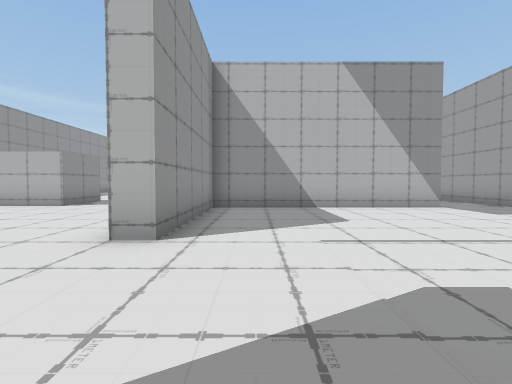
View 1 (above)

22 first-person views from a walk through a Unity game level. The camera is 1.4 m above the floor, tilts 2° down and sees 85° across. The floor is counted in squares, 2 m on a side. Each view is taken from the middle of a square. On the plan, view 1 faces up. The plan holds only what a view shows up to about 9 squares ahead; the rest is blank.

View 2
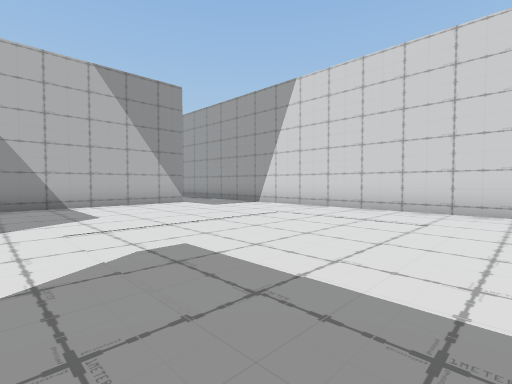

View 3
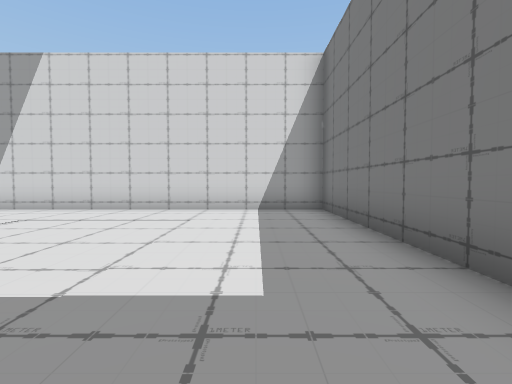

View 4
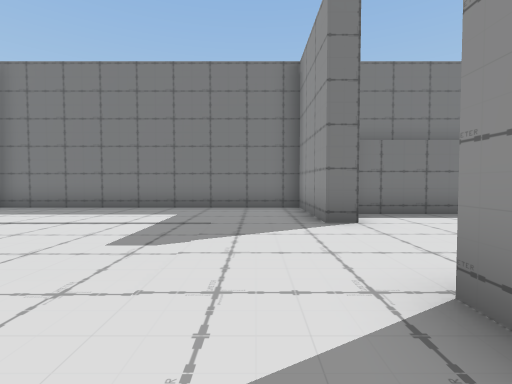

View 5
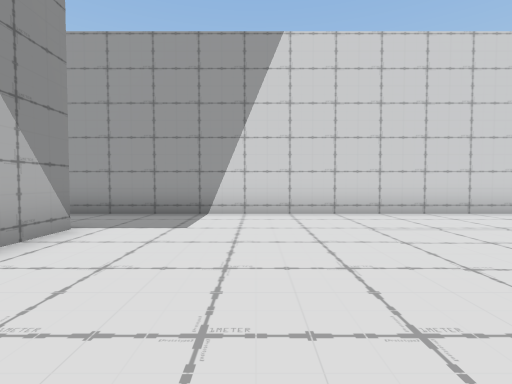

View 6
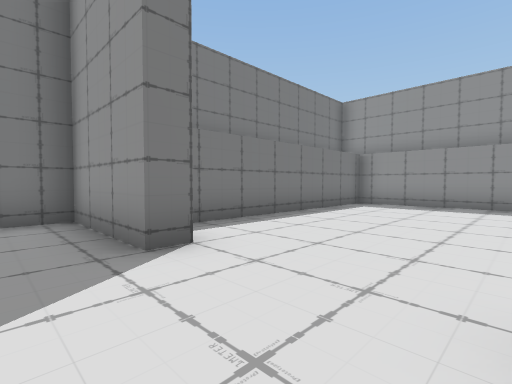

View 7
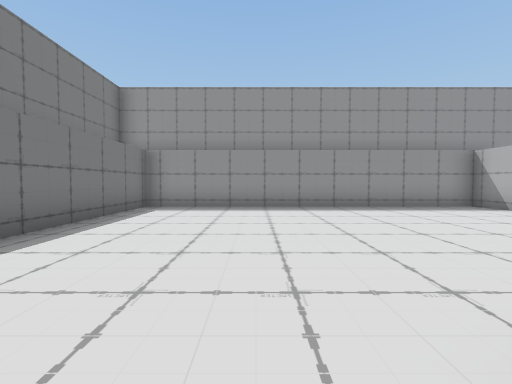

View 8
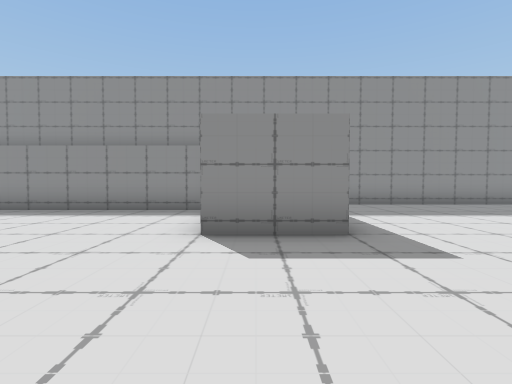

View 9
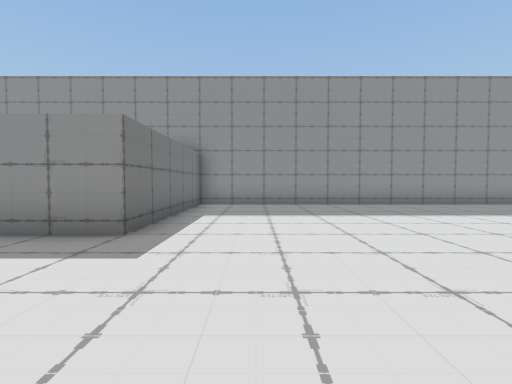

View 10
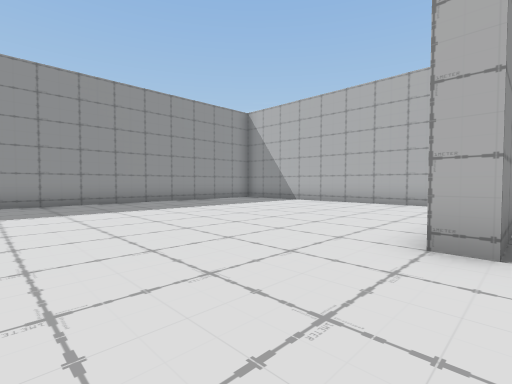

View 11
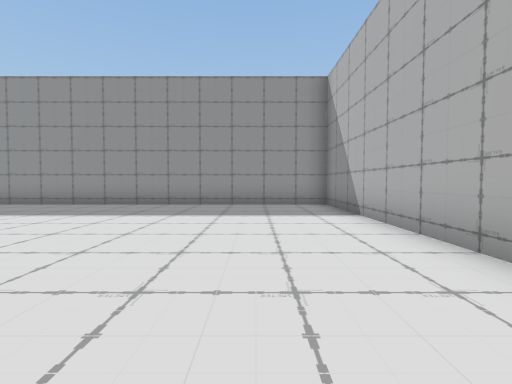

View 12
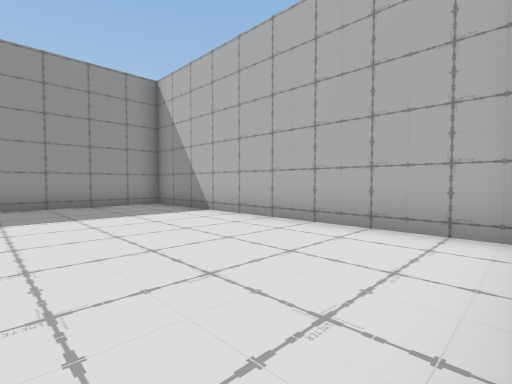

View 13
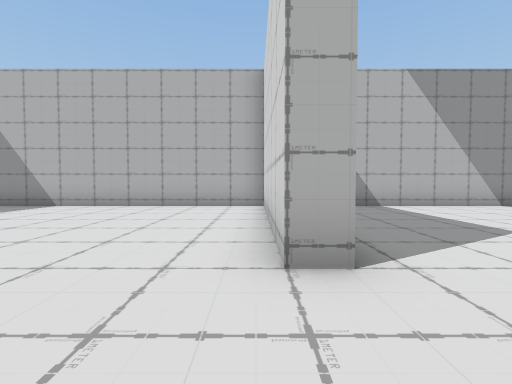

View 14
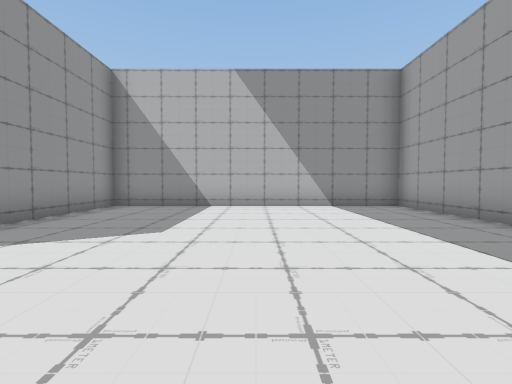

View 15
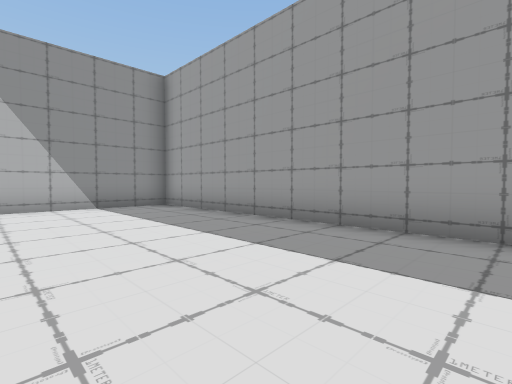

View 16
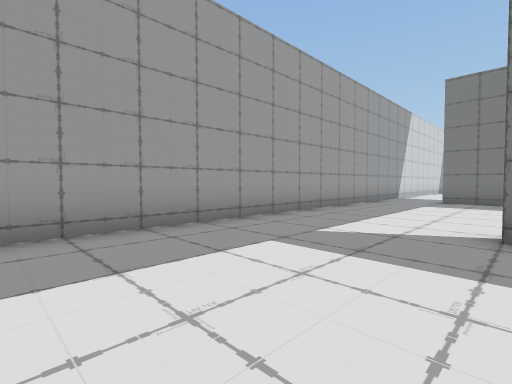

View 17
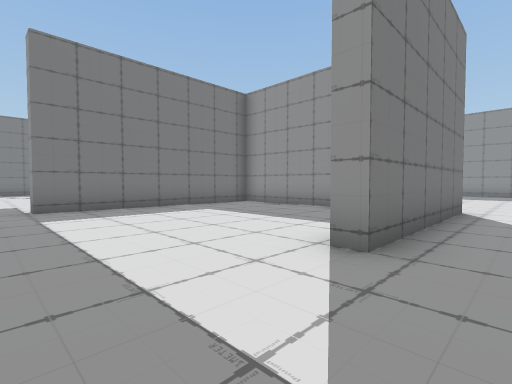

View 18
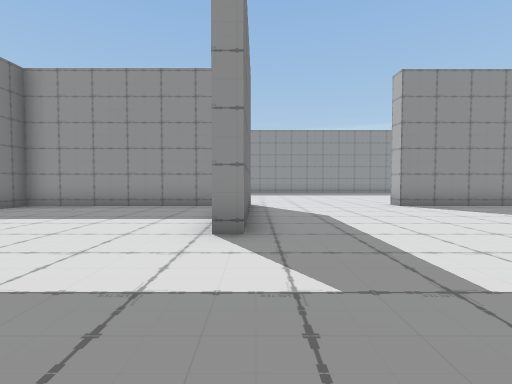

View 19
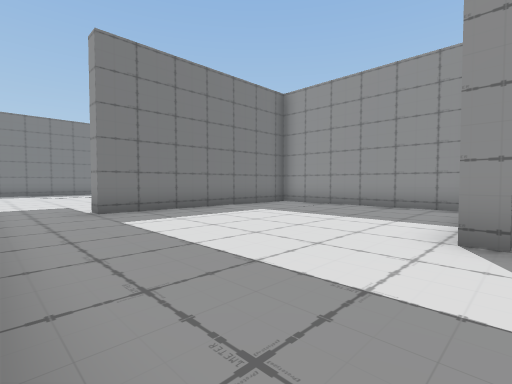

View 20
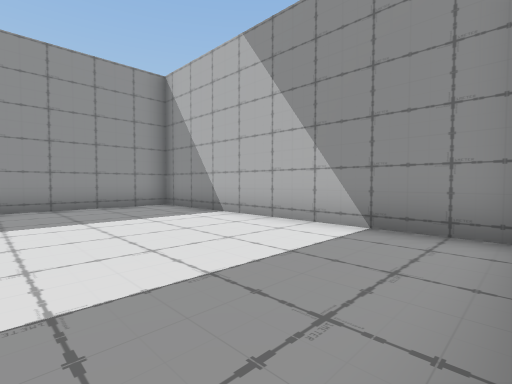

View 21
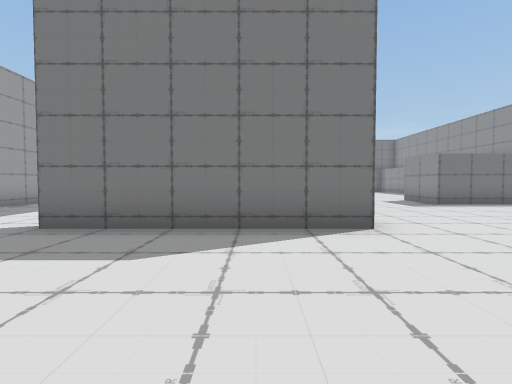

View 22
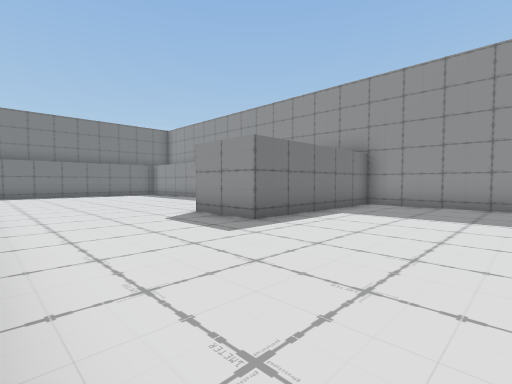

### Floor plan
Points are (right, up) in squares from view 1. A wall is a line through its corners. A room is listed if a view was taken in it or the views show most of it. See-through windows are left out.
Room 1 (views 1, 2, 3, 4, 5, 6, 7)
walls: (-1.2, 0.2) (-1.2, -2.7) (7.2, -2.7) (7.2, 8.5); (5.1, 8.3) (5.1, 7.8) (-1.2, 7.8) (-1.2, 3.3)
ways out: opening at (-1, 2) to room 2; opening at (6.5, 8) to room 2
Room 2 (views 8, 9, 10, 11, 12, 13, 14, 15, 16, 17, 18, 19, 20, 21, 22)
walls: (-1.9, 14.8) (3.2, 14.8) (3.2, 14.4); (-1.2, 13.8) (-1.2, 8.3) (5.1, 8.3); (7.2, 8.5) (7.2, 25.2) (-1.2, 25.2) (-1.2, 19.2) (-1.8, 19.2) (-1.8, 25.2) (-10.8, 25.2) (-10.8, 10.2) (-5.7, 10.2) (-5.7, 8.3) (-9, 8.3) (-9, -1.1) (-2.2, -1.1); (-1.2, 3.3) (-1.9, 3.3); (-1.9, 0.2) (-1.2, 0.2)
ways out: opening at (-1, 2) to room 1; opening at (6.5, 8) to room 1

Where each view was taken, in squares from view 1:
view 1: 0 up, 0 right, facing up
view 2: 1 down, 0 right, facing up-right
view 3: 1 down, 0 right, facing right
view 4: 5 up, 0 right, facing down
view 5: 5 up, 1 right, facing right
view 6: 3 up, 0 right, facing down-left
view 7: 2 up, 1 left, facing left
view 8: 9 up, 2 left, facing left
view 9: 12 up, 2 left, facing left
view 10: 16 up, 1 left, facing up-left
view 11: 23 up, 2 left, facing left
view 12: 21 up, 2 left, facing up-left
view 13: 17 up, 2 left, facing up
view 14: 17 up, 3 right, facing up
view 15: 17 up, 3 right, facing up-right
view 16: 19 up, 3 right, facing down-right
view 17: 16 up, 6 right, facing down-left
view 18: 15 up, 7 right, facing left
view 19: 15 up, 7 right, facing down-left
view 20: 21 up, 7 right, facing up-left
view 21: 19 up, 0 right, facing down
view 22: 14 up, 2 left, facing down-left
